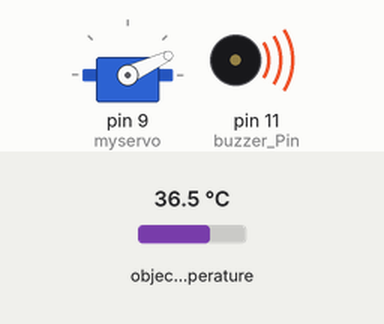
This sketch was run on a simulated Arduino Uno, built with avr-gcc and run on an emulated ATmega328P. On the bench: servo, buzzer (waves = sounding). The inputs (shaded band) are chosen by the test bench; at power-on: object temperature 36.5 °C.

Above: at 8.2 s.
8.3 s: object temperature set to 33 °C
9.8 s: object temperature set to 32.5 °C
At 10.9 s:
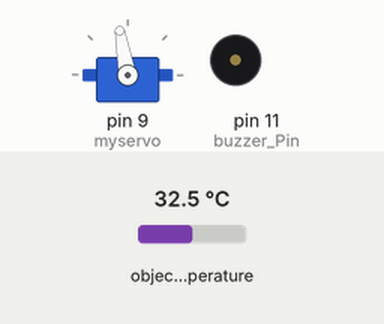
At 15.5 s:
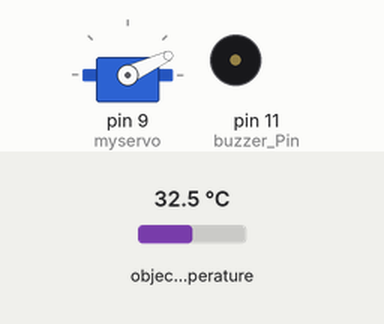
Timing chart, 0 to 17.0 s (numbered marks = the images above; inputs shaded):
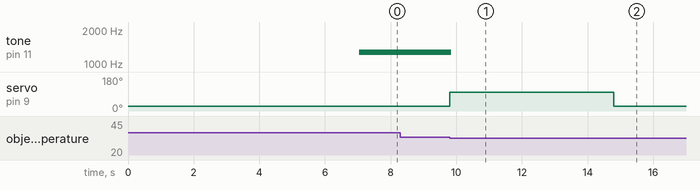

The sketch:

Temp_Sensor_Solar.ino
```cpp
#include <Adafruit_MLX90614.h>
#include <Servo.h>

Adafruit_MLX90614 mlx = Adafruit_MLX90614();
Servo myservo;

int buzzer_Pin = 11;

void setup() {
  myservo.attach(9);
  pinMode(buzzer_Pin, OUTPUT);
  myservo.write(25);
  mlx.begin();
  delay(7000);
}

void loop() {
  digitalWrite(11,LOW);
  float temperature = mlx.readObjectTempF();
  if (temperature>91)
  {
    digitalWrite(11, HIGH);
  }

  if (temperature<91 && temperature>89)
  {
    myservo.write(100);
    delay(5000);
    myservo.write(25);
    delay(5000);
  }
}
```

Measured:
- the behaviour switches between 32.8 and 32.7 °C on object temperature (found by bisection; images 0 and 1)
- after the input at 8.3 s, every drawn part: stays the same
- after the input at 9.8 s, tone on pin 11 (buzzer_Pin): 1269 Hz → silent at once; servo on pin 9 (myservo): 25° → 100° at once, → 25° 5.0 s later
